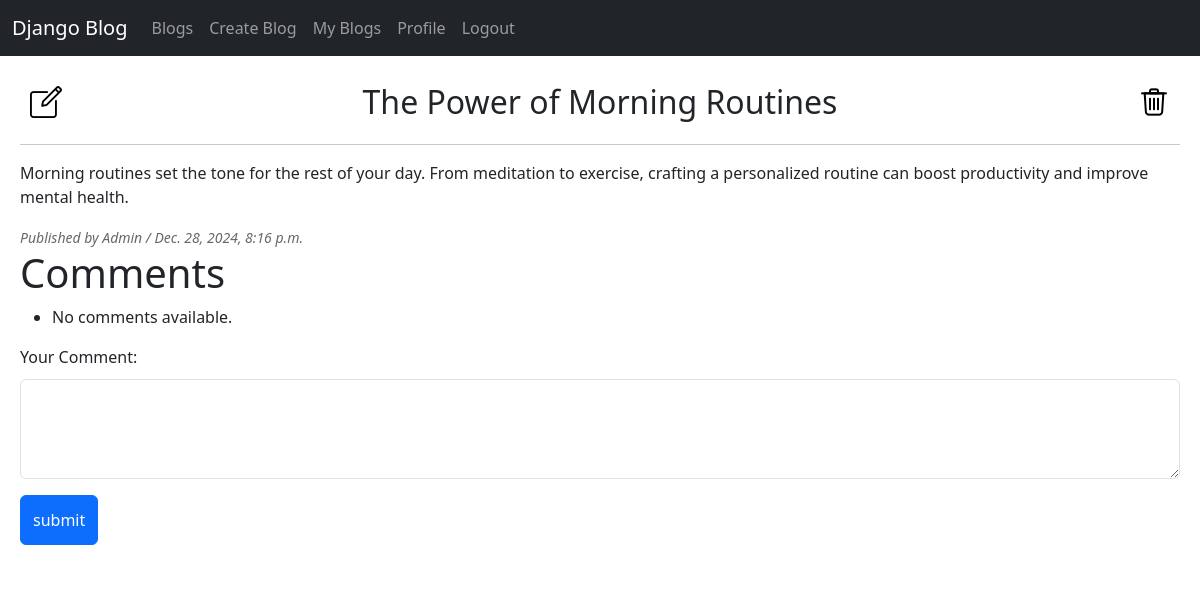
The page /blogs/15/ (signed in) on the database its author committed.
### blog/models.py (models this page shows, shortened)
class Blog(models.Model):
    author = models.ForeignKey(User, on_delete=models.CASCADE)
    title = models.CharField(max_length=150)
    text = models.TextField()
    published_date = models.DateTimeField(auto_now=True)
    updated_date = models.DateTimeField(auto_now_add=True)

### blog/views.py (the view)
# urls.py: path('blogs/<int:blog_id>/', views.detail, name='detail'),
@login_required(login_url='accounts:login')
def detail(request, blog_id):
    blog = get_object_or_404(Blog, pk=blog_id)
    comments = Comment.objects.filter(blog=blog).order_by('published_date')
    if request.method == 'POST':
        form = AddCommentForm(request.POST)
        if form.is_valid():
            comment = form.save(commit=False)
            comment.blog = blog
            comment.author = request.user  # Assuming logged-in users are adding comments
            comment.save()
            return redirect('blog:detail', blog_id=blog_id)
    else:
        form = AddCommentForm()
    context = {
        'blog': blog,
        'comments': comments,
        'form': form,
    }
    return render(request, 'blog/detail.html', context)

### blog/forms.py
class AddCommentForm(forms.ModelForm):
    class Meta:
        model = Comment
        fields = ['text']
        labels = {
            'text': 'Your Comment',
        }
        widgets = {
            'text' : forms.Textarea(attrs={'class':'form-control', 'style': 'height: 100px; margin-top: 10px;'}),
        }

### blog/templates/blog/detail.html (shortened to what this page needs)
{% extends 'base.html' %}
{% load static %}
{% block content %}
    <div class="header-container">
        <h2 class="center-header">{{ blog.title }}</h2>
        {% if request.user == blog.author %}
            <a href="{% url 'blog:update' blog.id %}"><img src="{% static 'img/edit.png' %}" alt="Edit"></a>
            <a href="{% url 'blog:delete' blog.id %}"><img src="{% static 'img/delete.png' %}" alt="Delete"></a>
        {% else %}
            <a href="{% url 'blog:index' %}"><img src="{% static 'img/back.png' %}" alt="Back"></a>
        {% endif %}
    </div><hr>
    <p>{{ blog.text }}</p>
    <small><i>Published by {{ blog.author|title }} / {{ blog.published_date }}</i></small><br>
    <h1>Comments</h1>
    <ul>
        {% for comment in comments %}
            <li>
                <strong>{{ comment.author }}:</strong> {{ comment.text }}
            </li>
        {% empty %}
            <li>No comments available.</li>
        {% endfor %}
    </ul>
    <form method="post">
        {{ form.as_p }}
        <input type="submit" value="submit" class="btn btn-primary" style="height:50px">
    </form>
{% endblock %}

### static/css/base.css (style rules this page uses)
body { background-color:rgb(205, 208, 208); font-family: 'Roboto', sans-serif; }
h2 { color: rgb(44, 41, 41); text-align: center; }
small { font-size: 12px; color: rgb(102, 103, 104); }
a { text-decoration: none !important; }
.header-container { display: flex; justify-content: space-between; align-items: center; width: 100%; padding: 10px; }
.center-header { margin: 0 auto; position: absolute; left: 50%; transform: translateX(-50%); }

### rows shown on the page
Blog: title "The Power of Morning Routines", text "Morning routines set the tone for the rest of your day. From meditation to exercise, crafting a personalized routine can boost productivity and improve mental health.", author "Admin", published_date "Dec. 28, 2024, 8:16 p.m."
